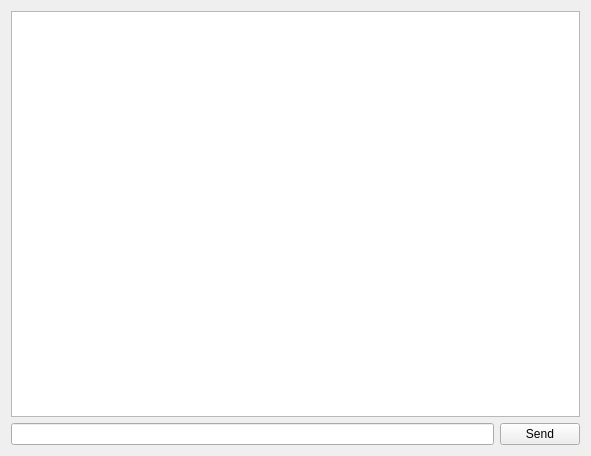
<?xml version="1.0" encoding="UTF-8"?>
<ui version="4.0">
 <class>MainWindow</class>
 <widget class="QMainWindow" name="MainWindow">
  <property name="geometry">
   <rect>
    <x>0</x>
    <y>0</y>
    <width>591</width>
    <height>456</height>
   </rect>
  </property>
  <property name="windowTitle">
   <string>socket chat</string>
  </property>
  <widget class="QWidget" name="centralWidget">
   <layout class="QVBoxLayout" name="verticalLayout">
    <item>
     <widget class="QTextEdit" name="dialog">
      <property name="readOnly">
       <bool>true</bool>
      </property>
     </widget>
    </item>
    <item>
     <layout class="QHBoxLayout" name="horizontalLayout">
      <item>
       <widget class="QLineEdit" name="line"/>
      </item>
      <item>
       <widget class="QPushButton" name="btnSend">
        <property name="text">
         <string>Send</string>
        </property>
        <property name="shortcut">
         <string>Return</string>
        </property>
       </widget>
      </item>
     </layout>
    </item>
   </layout>
  </widget>
 </widget>
 <layoutdefault spacing="6" margin="11"/>
 <resources/>
 <connections/>
</ui>
